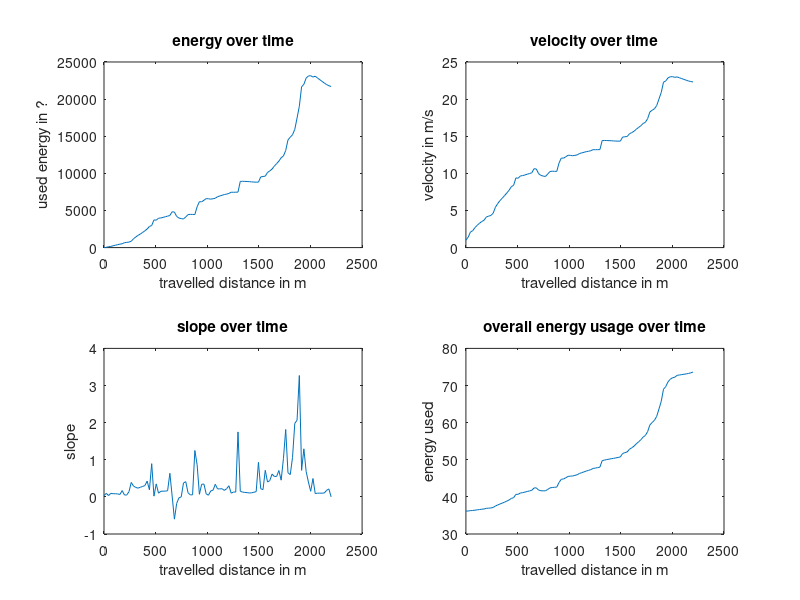
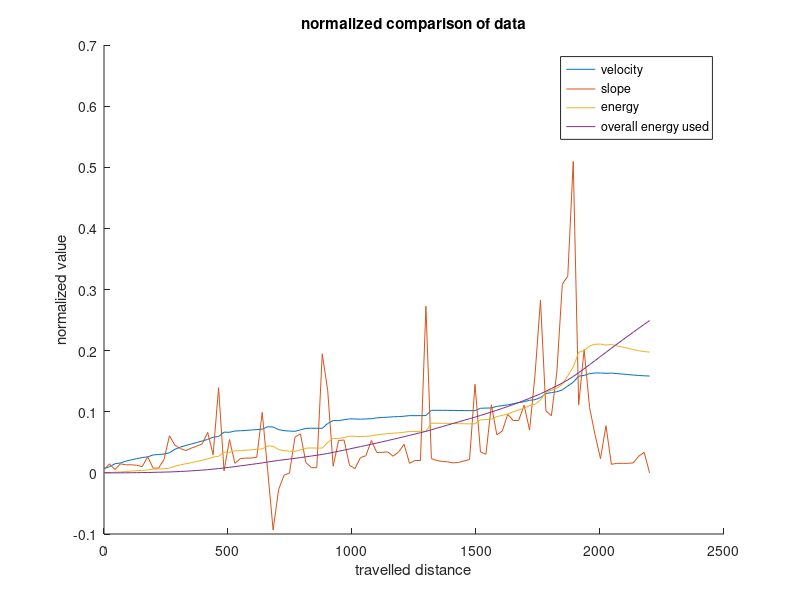

Here is the MATLAB script that generated these plots, in order:
%% Simulate track with simple model
clear;

%% Parameters
mass = 90; % in kg. Needs to be corrected
air_density = 1.225; % in kg/m�
ftp = 150; % Not exactly sure what it is, but needed to compute wheel force
effective_frontal_area = 0.3; % unit?
rolling_resistance_coefficient = 0.005; % unit?
normal_force = mass * 9.81; % in kg*m/s�

%% Read track information
track = importdata('st_augustin_01_2_2km.csv', ';', 0);
travelled_distance = track(:,1);
elevation = track(:,2);

%% Simulate
velocity(1) = 1;
command = 0.01;
time(1) = 0;
energy(1) = 0;
overall_energy(1) = 0;
slope(length(track)) = 0;
for index=1:length(track)-1
    slope(index) = track(index+1,2)-track(index,2);
    F = ftp*command/velocity(index) -...
        0.5*1.225*velocity(index)^2 +...
        0.005*9.81*90+...
        9.81*90*slope(index);
    energy(index+1) = energy(index) + F;
    overall_energy(index+1) = overall_energy(index)+energy(index+1);
    time(index+1)=time(index) + 1/velocity(index);
    velocity(index+1) = velocity(index) + F/(90*velocity(index));
    
end
% energy(length(track)) = ftp*command/velocity(length(track)) -...
%         0.5*1.225*velocity(length(track))^2 +...
%         0.005*9.81*90+...
%         9.81*90*slope(length(track));

%% Result
figure(1);
hold on;
subplot(2,2,1);
plot(travelled_distance, energy);
title('energy over time');
xlabel('travelled distance in m');
ylabel('used energy in ?');
subplot(2,2,2);
plot(travelled_distance, velocity);
title('velocity over time');
xlabel('travelled distance in m');
ylabel('velocity in m/s');
subplot(2,2,3);
plot(travelled_distance, slope);
title('slope over time');
xlabel('travelled distance in m');
ylabel('slope');

% subplot(2,2,4);
% plot(travelled_distance, overall_energy);
% title('overall energy usage over time');
% xlabel('travelled distance in m');
% ylabel('energy used');

subplot(2,2,4);
plot(travelled_distance, elevation);
title('overall energy usage over time');
xlabel('travelled distance in m');
ylabel('energy used');


n_velocity = velocity/norm(velocity);
n_slope = slope/norm(slope);
n_energy = energy/norm(energy);
n_overall_energy = overall_energy/norm(overall_energy);
figure(2);
hold on;
plot(travelled_distance, n_velocity);
plot(travelled_distance, n_slope);
plot(travelled_distance, n_energy);
plot(travelled_distance, n_overall_energy);
title('normalized comparison of data');
xlabel('travelled distance');
ylabel('normalized value');
legend('velocity','slope','energy','overall energy used');



%% Acceleration
% 